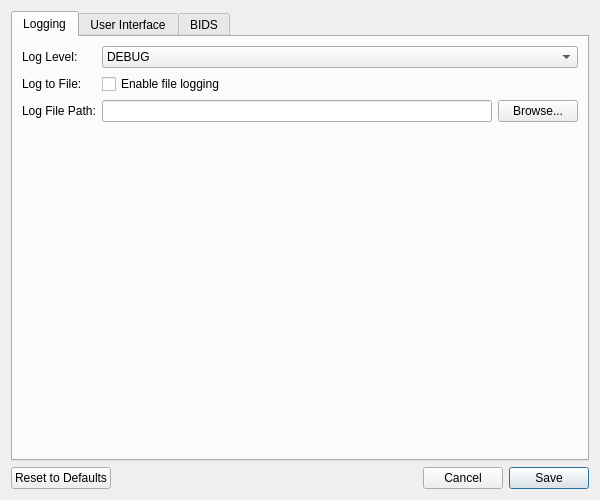
<?xml version="1.0" encoding="UTF-8"?>
<ui version="4.0">
 <class>PreferencesDialog</class>
 <widget class="QDialog" name="PreferencesDialog">
  <property name="geometry">
   <rect>
    <x>0</x>
    <y>0</y>
    <width>600</width>
    <height>500</height>
   </rect>
  </property>
  <property name="windowTitle">
   <string>Preferences</string>
  </property>
  <layout class="QVBoxLayout" name="verticalLayout">
   <item>
    <widget class="QTabWidget" name="tabWidget">
     <property name="currentIndex">
      <number>0</number>
     </property>
     <widget class="QWidget" name="tabLogging">
      <attribute name="title">
       <string>Logging</string>
      </attribute>
      <layout class="QVBoxLayout" name="verticalLayout_2">
       <item>
        <layout class="QFormLayout" name="formLayout">
         <property name="labelAlignment">
          <set>Qt::AlignmentFlag::AlignLeading|Qt::AlignmentFlag::AlignLeft|Qt::AlignmentFlag::AlignVCenter</set>
         </property>
         <property name="formAlignment">
          <set>Qt::AlignmentFlag::AlignLeading|Qt::AlignmentFlag::AlignLeft|Qt::AlignmentFlag::AlignTop</set>
         </property>
         <item row="0" column="0">
          <widget class="QLabel" name="labelLogLevel">
           <property name="sizePolicy">
            <sizepolicy hsizetype="Preferred" vsizetype="MinimumExpanding">
             <horstretch>0</horstretch>
             <verstretch>0</verstretch>
            </sizepolicy>
           </property>
           <property name="text">
            <string>Log Level:</string>
           </property>
           <property name="alignment">
            <set>Qt::AlignmentFlag::AlignLeading|Qt::AlignmentFlag::AlignLeft|Qt::AlignmentFlag::AlignVCenter</set>
           </property>
          </widget>
         </item>
         <item row="0" column="1">
          <widget class="QComboBox" name="comboLogLevel">
           <item>
            <property name="text">
             <string>DEBUG</string>
            </property>
           </item>
           <item>
            <property name="text">
             <string>INFO</string>
            </property>
           </item>
           <item>
            <property name="text">
             <string>WARNING</string>
            </property>
           </item>
           <item>
            <property name="text">
             <string>ERROR</string>
            </property>
           </item>
           <item>
            <property name="text">
             <string>CRITICAL</string>
            </property>
           </item>
          </widget>
         </item>
         <item row="1" column="0">
          <widget class="QLabel" name="labelLogToFile">
           <property name="sizePolicy">
            <sizepolicy hsizetype="Preferred" vsizetype="MinimumExpanding">
             <horstretch>0</horstretch>
             <verstretch>0</verstretch>
            </sizepolicy>
           </property>
           <property name="text">
            <string>Log to File:</string>
           </property>
           <property name="alignment">
            <set>Qt::AlignmentFlag::AlignLeading|Qt::AlignmentFlag::AlignLeft|Qt::AlignmentFlag::AlignVCenter</set>
           </property>
          </widget>
         </item>
         <item row="1" column="1">
          <widget class="QCheckBox" name="checkLogToFile">
           <property name="text">
            <string>Enable file logging</string>
           </property>
          </widget>
         </item>
         <item row="2" column="0">
          <widget class="QLabel" name="labelLogFilePath">
           <property name="sizePolicy">
            <sizepolicy hsizetype="Preferred" vsizetype="MinimumExpanding">
             <horstretch>0</horstretch>
             <verstretch>0</verstretch>
            </sizepolicy>
           </property>
           <property name="text">
            <string>Log File Path:</string>
           </property>
           <property name="alignment">
            <set>Qt::AlignmentFlag::AlignLeading|Qt::AlignmentFlag::AlignLeft|Qt::AlignmentFlag::AlignVCenter</set>
           </property>
          </widget>
         </item>
         <item row="2" column="1">
          <layout class="QHBoxLayout" name="horizontalLayout_2">
           <item>
            <widget class="QLineEdit" name="editLogFilePath">
             <property name="readOnly">
              <bool>true</bool>
             </property>
            </widget>
           </item>
           <item>
            <widget class="QPushButton" name="btnBrowseLogFile">
             <property name="text">
              <string>Browse...</string>
             </property>
            </widget>
           </item>
          </layout>
         </item>
        </layout>
       </item>
       <item>
        <spacer name="verticalSpacer_2">
         <property name="orientation">
          <enum>Qt::Orientation::Vertical</enum>
         </property>
         <property name="sizeHint" stdset="0">
          <size>
           <width>20</width>
           <height>500</height>
          </size>
         </property>
        </spacer>
       </item>
      </layout>
     </widget>
     <widget class="QWidget" name="tabUI">
      <attribute name="title">
       <string>User Interface</string>
      </attribute>
      <layout class="QVBoxLayout" name="verticalLayout_3">
       <item>
        <layout class="QFormLayout" name="formLayout_2">
         <property name="labelAlignment">
          <set>Qt::AlignmentFlag::AlignLeading|Qt::AlignmentFlag::AlignLeft|Qt::AlignmentFlag::AlignVCenter</set>
         </property>
         <property name="formAlignment">
          <set>Qt::AlignmentFlag::AlignLeading|Qt::AlignmentFlag::AlignLeft|Qt::AlignmentFlag::AlignTop</set>
         </property>
         <item row="0" column="0">
          <widget class="QLabel" name="labelTheme">
           <property name="sizePolicy">
            <sizepolicy hsizetype="Preferred" vsizetype="MinimumExpanding">
             <horstretch>0</horstretch>
             <verstretch>0</verstretch>
            </sizepolicy>
           </property>
           <property name="text">
            <string>Theme:</string>
           </property>
           <property name="alignment">
            <set>Qt::AlignmentFlag::AlignLeading|Qt::AlignmentFlag::AlignLeft|Qt::AlignmentFlag::AlignVCenter</set>
           </property>
          </widget>
         </item>
         <item row="0" column="1">
          <widget class="QComboBox" name="comboTheme">
           <item>
            <property name="text">
             <string>Dark Blue</string>
            </property>
           </item>
           <item>
            <property name="text">
             <string>Dark Teal</string>
            </property>
           </item>
           <item>
            <property name="text">
             <string>Dark Amber</string>
            </property>
           </item>
           <item>
            <property name="text">
             <string>Light Blue</string>
            </property>
           </item>
           <item>
            <property name="text">
             <string>Light Teal</string>
            </property>
           </item>
           <item>
            <property name="text">
             <string>Light Amber</string>
            </property>
           </item>
          </widget>
         </item>
        </layout>
       </item>
       <item>
        <spacer name="verticalSpacer_3">
         <property name="orientation">
          <enum>Qt::Orientation::Vertical</enum>
         </property>
         <property name="sizeHint" stdset="0">
          <size>
           <width>20</width>
           <height>500</height>
          </size>
         </property>
        </spacer>
       </item>
      </layout>
     </widget>
     <widget class="QWidget" name="tabBIDS">
      <attribute name="title">
       <string>BIDS</string>
      </attribute>
      <layout class="QVBoxLayout" name="verticalLayout_4">
       <item>
        <layout class="QFormLayout" name="formLayout_3">
         <property name="labelAlignment">
          <set>Qt::AlignmentFlag::AlignLeading|Qt::AlignmentFlag::AlignLeft|Qt::AlignmentFlag::AlignVCenter</set>
         </property>
         <property name="formAlignment">
          <set>Qt::AlignmentFlag::AlignLeading|Qt::AlignmentFlag::AlignLeft|Qt::AlignmentFlag::AlignTop</set>
         </property>
         <item row="0" column="0">
          <widget class="QLabel" name="labelLazyLoading">
           <property name="sizePolicy">
            <sizepolicy hsizetype="Preferred" vsizetype="MinimumExpanding">
             <horstretch>0</horstretch>
             <verstretch>0</verstretch>
            </sizepolicy>
           </property>
           <property name="text">
            <string>Lazy Loading:</string>
           </property>
           <property name="alignment">
            <set>Qt::AlignmentFlag::AlignLeading|Qt::AlignmentFlag::AlignLeft|Qt::AlignmentFlag::AlignVCenter</set>
           </property>
          </widget>
         </item>
         <item row="0" column="1">
          <widget class="QCheckBox" name="checkLazyLoading">
           <property name="text">
            <string>Enable lazy loading (load subjects on-demand)</string>
           </property>
          </widget>
         </item>
         <item row="1" column="0">
          <widget class="QLabel" name="labelMaxRecentItems">
           <property name="sizePolicy">
            <sizepolicy hsizetype="Preferred" vsizetype="MinimumExpanding">
             <horstretch>0</horstretch>
             <verstretch>0</verstretch>
            </sizepolicy>
           </property>
           <property name="text">
            <string>Max Recent Items:</string>
           </property>
           <property name="alignment">
            <set>Qt::AlignmentFlag::AlignLeading|Qt::AlignmentFlag::AlignLeft|Qt::AlignmentFlag::AlignVCenter</set>
           </property>
          </widget>
         </item>
         <item row="1" column="1">
          <widget class="QSpinBox" name="spinMaxRecentItems">
           <property name="minimum">
            <number>1</number>
           </property>
           <property name="maximum">
            <number>50</number>
           </property>
           <property name="value">
            <number>10</number>
           </property>
          </widget>
         </item>
        </layout>
       </item>
       <item>
        <spacer name="verticalSpacer_4">
         <property name="orientation">
          <enum>Qt::Orientation::Vertical</enum>
         </property>
         <property name="sizeHint" stdset="0">
          <size>
           <width>20</width>
           <height>500</height>
          </size>
         </property>
        </spacer>
       </item>
      </layout>
     </widget>
    </widget>
   </item>
   <item>
    <layout class="QHBoxLayout" name="horizontalLayout">
     <item>
      <widget class="QPushButton" name="btnResetDefaults">
       <property name="text">
        <string>Reset to Defaults</string>
       </property>
      </widget>
     </item>
     <item>
      <spacer name="horizontalSpacer">
       <property name="orientation">
        <enum>Qt::Orientation::Horizontal</enum>
       </property>
       <property name="sizeHint" stdset="0">
        <size>
         <width>40</width>
         <height>20</height>
        </size>
       </property>
      </spacer>
     </item>
     <item>
      <widget class="QPushButton" name="btnCancel">
       <property name="text">
        <string>Cancel</string>
       </property>
      </widget>
     </item>
     <item>
      <widget class="QPushButton" name="btnSave">
       <property name="text">
        <string>Save</string>
       </property>
       <property name="default">
        <bool>true</bool>
       </property>
      </widget>
     </item>
    </layout>
   </item>
  </layout>
 </widget>
 <resources/>
 <connections/>
</ui>
